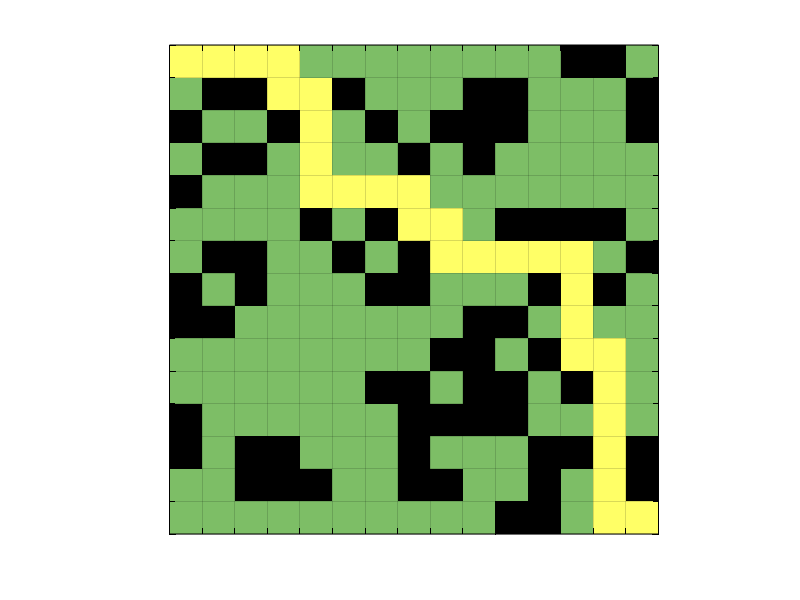

Reproduce this figure in MATLAB.
clc;
a = csvread('bfs_maze_shortest.csv');
[nx,ny] = size(a);
a_copy = a;
ind = find(a<1);
a(ind) = -inf;
%  figure(1)
% imagesc(a)
maxval = max(a(:)); %find maximum intensity
% mymap = [0,0,0;0.5,0.5,0.5;0.75,0.75,0.75];
map = colormap(summer); %get current colormap (usually this will be the default one)
a = floor((a./maxval)*length(map)); % linearly rescale the image to map into the colormap: this is what imagesc does

a_copy=ind2rgb(a, map);

[x, y] = ind2sub(size(a_copy),ind);
% now set colors to white
for indx = 1:length(x)
      a_copy(x(indx),y(indx),:) = [0 0 0];
end
% plot the image
% looks like original image except -inf were set to white
% figure(2)
image(a_copy);
axis off;
imagesc(a_copy);
pbaspect([15 15 1]);
set(gca,'xtick', linspace(0.5,15+0.5,15+1), 'ytick', linspace(0.5,15+0.5,15+1));
set(gca,'xgrid', 'on', 'ygrid', 'on', 'gridlinestyle', '-', 'xcolor', 'k',...
'ycolor', 'k','xticklabel',[], 'yticklabel',[]);